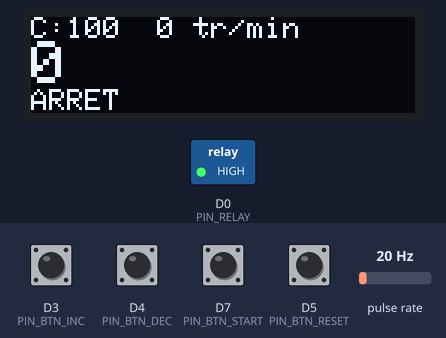
The program below on a simulated ESP8266 (NodeMCU). Parts: 128×32 one-colour display, switched loads named in the program (green lamp = pin HIGH). Wiring (inferred from the names in the program): pulse sensor: data D6. Inputs (shaded band) come from the test bench; at power-on: D3 (PIN_BTN_INC), D4 (PIN_BTN_DEC), D5 (PIN_BTN_RESET), D7 (PIN_BTN_START) HIGH, pulse rate 20 Hz. EEPROM starts erased; what the program prints to the serial monitor is not drawn.

Above: at 2.0 s.
2.1 s: D7 (PIN_BTN_START) pulled LOW for 0.15 s
At 2.21 s:
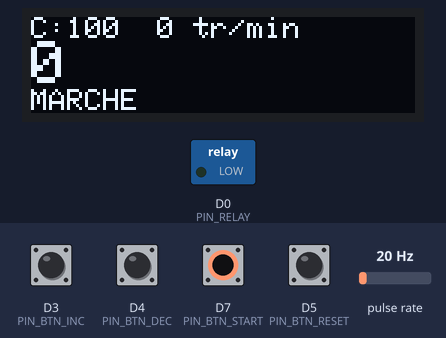
2.8 s: pulse rate (sensor on D6) set to 100 Hz
At 5.5 s:
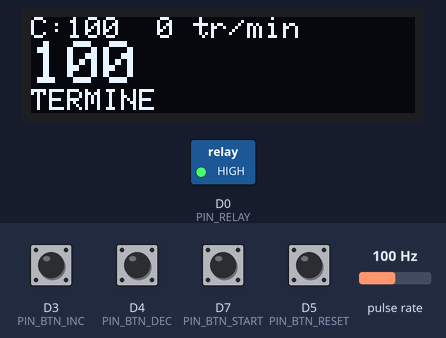
5.8 s: D5 (PIN_BTN_RESET) pulled LOW for 0.15 s
At 6.9 s:
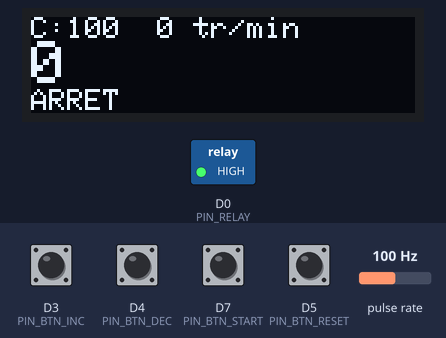
7.4 s: D3 (PIN_BTN_INC) pulled LOW for 1 s
At 7.66 s:
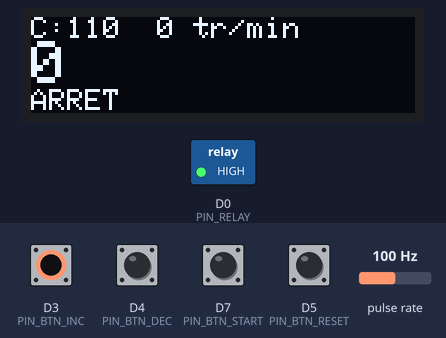
9.9 s: D3 (PIN_BTN_INC) pulled LOW for 0.15 s
At 10.7 s:
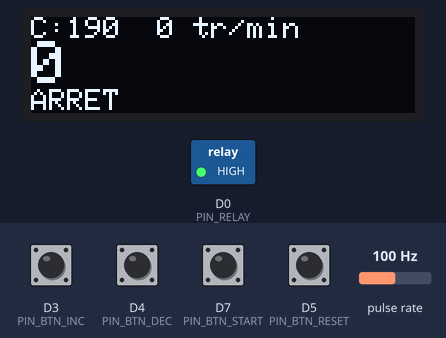
11.5 s: D7 (PIN_BTN_START) pulled LOW for 1 s
At 11.71 s:
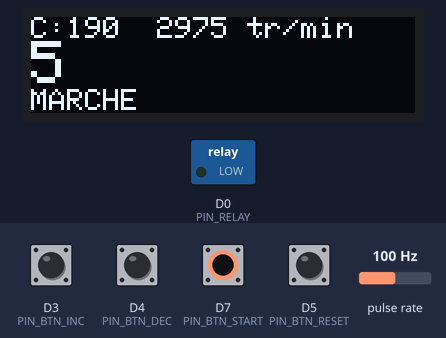
Timing chart, 0 to 14.1 s (numbered marks = the images above; inputs shaded):
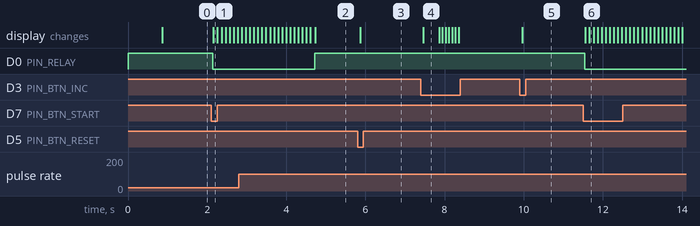

The program:

main.cpp
```cpp
/* ============================================================
 *  Compte-tours moteur 220 V  —  NodeMCU v2 (ESP8266)
 * ============================================================
 *  Fonctions :
 *    - Compte les tours du moteur via un capteur optique FC-33
 *      (1 encoche = 1 impulsion = 1 tour).
 *    - Affiche les tours comptés, la consigne, la vitesse (tr/min)
 *      et l'état sur un écran OLED SSD1306 en I2C.
 *    - 4 boutons : "+", "−", "RAZ", "START/STOP".
 *    - Arrête automatiquement le moteur (relais) quand la
 *      consigne de tours est atteinte.
 *
 *  ⚠️  SÉCURITÉ : ce montage pilote du 220 V. Voir README.md.
 *
 *  Câblage : voir docs/wiring.md
 *  Réglages : voir include/config.h
 * ============================================================ */

#include <Arduino.h>
#include <Wire.h>
#include <Adafruit_GFX.h>
#include <Adafruit_SSD1306.h>
#include <EEPROM.h>

#include "config.h"

/* ============================================================
 *  Écran OLED
 * ============================================================ */
Adafruit_SSD1306 display(OLED_WIDTH, OLED_HEIGHT, &Wire, -1);

/* ============================================================
 *  Variables partagées avec l'interruption
 *  (déclarées "volatile" car modifiées dans l'ISR)
 * ============================================================ */
volatile uint32_t gPulseCount      = 0;   // impulsions depuis le dernier START
volatile uint32_t gLastPulseUs     = 0;   // micros() de la dernière impulsion
volatile uint32_t gPulseIntervalUs = 0;   // durée entre 2 impulsions
volatile bool     gRunning         = false;

/* ============================================================
 *  État applicatif
 * ============================================================ */
static uint32_t gTarget     = TARGET_DEFAULT;  // consigne en tours
static bool     gDone       = false;           // consigne atteinte
static uint32_t gRpm        = 0;               // vitesse affichée
static uint32_t gLastDrawMs = 0;
static bool     gForceDraw  = true;

// --- Sauvegarde de la consigne en EEPROM ---
static bool     gTargetDirty        = false;
static uint32_t gLastTargetChangeMs = 0;

#define EEPROM_SIZE        16
#define EEPROM_ADDR_MAGIC  0
#define EEPROM_ADDR_TARGET 2
#define EEPROM_MAGIC_VALUE 0xBEEF

/* ============================================================
 *  Boutons (anti-rebond + répétition automatique)
 * ============================================================ */
struct Button {
  uint8_t  pin;
  bool     allowRepeat;   // répétition tant que le bouton est maintenu
  bool     stable;        // état logique stable (true = appuyé)
  bool     lastRead;
  uint32_t lastChangeMs;
  uint32_t nextRepeatMs;
};

static Button gBtnInc   = { PIN_BTN_INC,   true,  false, false, 0, 0 };
static Button gBtnDec   = { PIN_BTN_DEC,   true,  false, false, 0, 0 };
static Button gBtnReset = { PIN_BTN_RESET, false, false, false, 0, 0 };
static Button gBtnStart = { PIN_BTN_START, false, false, false, 0, 0 };

/* Renvoie true au front d'appui, puis se répète si allowRepeat. */
static bool buttonTick(Button &b) {
  const uint32_t now     = millis();
  const bool     reading = (digitalRead(b.pin) == LOW);   // pull-up → LOW = appuyé

  if (reading != b.lastRead) {
    b.lastRead     = reading;
    b.lastChangeMs = now;
  }

  if ((now - b.lastChangeMs) < BTN_DEBOUNCE_MS) {
    return false;                       // anti-rebond
  }

  if (reading != b.stable) {
    b.stable = reading;
    if (reading) {                      // front montant = appui
      b.nextRepeatMs = now + BTN_REPEAT_DELAY_MS;
      return true;
    }
    return false;                       // relâchement
  }

  if (reading && b.allowRepeat && now >= b.nextRepeatMs) {
    b.nextRepeatMs = now + BTN_REPEAT_PERIOD_MS;
    return true;
  }
  return false;
}

/* ============================================================
 *  Commande du relais
 * ============================================================ */
static inline void relayWrite(bool on) {
#if RELAY_ACTIVE_LOW
  digitalWrite(PIN_RELAY, on ? LOW : HIGH);
#else
  digitalWrite(PIN_RELAY, on ? HIGH : LOW);
#endif
}

/* ============================================================
 *  Interruption : une impulsion du capteur optique
 *  → doit être ultra-rapide et résider en RAM (ICACHE_RAM_ATTR)
 * ============================================================ */
void ICACHE_RAM_ATTR onPulse() {
  if (!gRunning) {
    return;                             // on ne compte que moteur en marche
  }

  const uint32_t now   = micros();
  const uint32_t delta = now - gLastPulseUs;

  // Anti-rebond : on ignore les impulsions trop rapprochées (bruit du
  // comparateur du capteur optique sur les fronts).
  if (delta < PULSE_MIN_INTERVAL_US) {
    return;
  }

  gPulseIntervalUs = delta;
  gLastPulseUs     = now;
  gPulseCount++;
}

/* ============================================================
 *  Machine d'état moteur
 * ============================================================ */
static void startMotor() {
  gPulseCount      = 0;
  gDone            = false;
  gPulseIntervalUs = 0;
  gLastPulseUs     = micros();
  gRunning         = true;              // AVANT le relais, pour ne rien manquer
  relayWrite(true);
  gForceDraw = true;
  Serial.println(F("[MOTEUR] MARCHE"));
}

static void stopMotor() {
  relayWrite(false);                    // relais au repos = moteur arrêté
  gRunning   = false;
  gRpm       = 0;
  gForceDraw = true;
  Serial.println(F("[MOTEUR] ARRÊT"));
}

static void finishRun() {
  stopMotor();
  gDone = true;
  gForceDraw = true;
  Serial.print(F("[FIN] Consigne atteinte : "));
  Serial.print(gPulseCount / PULSES_PER_TURN);
  Serial.println(F(" tours"));
}

/* ============================================================
 *  Affichage
 * ============================================================ */
static void drawScreen() {
  display.clearDisplay();
  display.setTextColor(SSD1306_WHITE);

  // --- Titre ---
#if OLED_HEIGHT >= 64
  // ================= Disposition 128x64 =================
  display.setTextSize(1);
  display.setCursor(0, 0);
  display.print(F("COMPTEUR DE TOURS"));

  // --- Compteur courant (grand) ---
  display.setTextSize(2);
  display.setCursor(0, 12);
  display.print(gPulseCount / PULSES_PER_TURN);

  // --- Consigne ---
  display.setTextSize(1);
  display.setCursor(0, 32);
  display.print(F("Consigne : "));
  display.print(gTarget);

  // --- Vitesse ---
  display.setCursor(0, 42);
  display.print(F("Vitesse : "));
  display.print(gRpm);

  // --- État ---
  display.setCursor(0, 54);
  display.print(F("Etat : "));
  if (gRunning)        display.print(F("MARCHE"));
  else if (gDone)      display.print(F("TERMINE"));
  else                 display.print(F("ARRET"));
#else
  // ================= Disposition 128x32 =================
  // Ligne 1 : consigne + vitesse
  display.setTextSize(1);
  display.setCursor(0, 0);
  display.print(F("C:"));
  display.print(gTarget);
  display.print(F("  "));
  display.print(gRpm);
  display.print(F(" tr/min"));

  // Ligne 2 : compteur courant (grand)
  display.setTextSize(2);
  display.setCursor(0, 8);
  display.print(gPulseCount / PULSES_PER_TURN);

  // Ligne 3 : état
  display.setTextSize(1);
  display.setCursor(0, 24);
  if (gRunning)        display.print(F("MARCHE"));
  else if (gDone)      display.print(F("TERMINE"));
  else                 display.print(F("ARRET"));
#endif

  display.display();
}

/* ============================================================
 *  EEPROM : sauvegarde / restauration de la consigne
 * ============================================================ */
static void loadTarget() {
  EEPROM.begin(EEPROM_SIZE);

  uint16_t magic = 0;
  EEPROM.get(EEPROM_ADDR_MAGIC, magic);
  if (magic != EEPROM_MAGIC_VALUE) {
    Serial.println(F("[EEPROM] Pas de consigne sauvegardee."));
    return;
  }

  uint16_t saved = 0;
  EEPROM.get(EEPROM_ADDR_TARGET, saved);
  if (saved >= TARGET_MIN && saved <= TARGET_MAX) {
    gTarget = saved;
    Serial.print(F("[EEPROM] Consigne restauree : "));
    Serial.println(gTarget);
  }
}

static void saveTarget() {
  uint16_t magic = EEPROM_MAGIC_VALUE;
  EEPROM.put(EEPROM_ADDR_MAGIC, magic);
  EEPROM.put(EEPROM_ADDR_TARGET, (uint16_t)gTarget);
  if (EEPROM.commit()) {
    Serial.print(F("[EEPROM] Consigne sauvegardee : "));
    Serial.println(gTarget);
  } else {
    Serial.println(F("[EEPROM] ERREUR de sauvegarde."));
  }
}

/* ============================================================
 *  SETUP
 * ============================================================ */
void setup() {
  Serial.begin(115200);
  Serial.println(F("\n=============================="));
  Serial.println(F("  Compte-tours moteur 220 V"));
  Serial.println(F("=============================="));

  // ---- Consigne sauvegardée en EEPROM ----
  loadTarget();

  // ---- Relais : forcer l'état ARRÊT dès le démarrage ----
  pinMode(PIN_RELAY, OUTPUT);
  relayWrite(false);

  // ---- Boutons : pull-up interne, appui = GND ----
  pinMode(PIN_BTN_INC,   INPUT_PULLUP);
  pinMode(PIN_BTN_DEC,   INPUT_PULLUP);
  pinMode(PIN_BTN_RESET, INPUT_PULLUP);
  pinMode(PIN_BTN_START, INPUT_PULLUP);

  // ---- Capteur optique : entrée avec interruption ----
  // INPUT_PULLUP : indispensable si la sortie du FC-33 est à
  // collecteur ouvert (LM393). Front DESCENDANT = 1 impulsion/tour.
  pinMode(PIN_SENSOR, INPUT_PULLUP);
  attachInterrupt(digitalPinToInterrupt(PIN_SENSOR), onPulse, FALLING);

  // ---- Écran OLED ----
  Wire.begin(PIN_OLED_SDA, PIN_OLED_SCL);
  if (!display.begin(SSD1306_SWITCHCAPVCC, OLED_ADDR)) {
    Serial.println(F("[ERREUR] Ecran OLED introuvable."));
    Serial.println(F("         Verifiez le cablage I2C et l'adresse (0x3C / 0x3D)."));
  } else {
    display.clearDisplay();
    display.setTextColor(SSD1306_WHITE);
    display.setTextSize(1);
    display.setCursor(0, 0);
    display.println(F("Compte-tours pret"));
    display.display();
  }

  delay(800);
  gForceDraw = true;
}

/* ============================================================
 *  LOOP
 * ============================================================ */
void loop() {
  const uint32_t nowMs = millis();

  /* ---------- Boutons ---------- */
  if (buttonTick(gBtnInc)) {
    if (gTarget < TARGET_MAX) {
      gTarget += TARGET_STEP;
      if (gTarget > TARGET_MAX) gTarget = TARGET_MAX;
      gTargetDirty        = true;
      gLastTargetChangeMs = nowMs;
      gForceDraw          = true;
    }
  }

  if (buttonTick(gBtnDec)) {
    if (gTarget > TARGET_MIN) {
      if (gTarget > TARGET_MIN + TARGET_STEP) {
        gTarget -= TARGET_STEP;
      } else {
        gTarget = TARGET_MIN;
      }
      gTargetDirty        = true;
      gLastTargetChangeMs = nowMs;
      gForceDraw          = true;
    }
  }

  if (buttonTick(gBtnReset)) {
    stopMotor();
    gPulseCount = 0;
    gDone       = false;
    gRpm        = 0;
    gForceDraw  = true;
    Serial.println(F("[CMD] RAZ compteur"));
  }

  if (buttonTick(gBtnStart)) {
    if (gRunning) {
      stopMotor();                      // appui = STOP manuel
      Serial.println(F("[CMD] STOP manuel"));
    } else {
      if (gTargetDirty) {               // on fige la consigne avant de démarrer
        saveTarget();
        gTargetDirty = false;
      }
      startMotor();                     // appui = START
      Serial.print(F("[CMD] START vers "));
      Serial.print(gTarget);
      Serial.println(F(" tours"));
    }
  }

  /* ---------- Sauvegarde de la consigne après inactivité ---------- */
  if (gTargetDirty && (nowMs - gLastTargetChangeMs >= EEPROM_SAVE_DELAY_MS)) {
    saveTarget();
    gTargetDirty = false;
  }

  /* ---------- Fin de course : consigne atteinte ---------- */
  if (gRunning && (gPulseCount / PULSES_PER_TURN) >= gTarget) {
    finishRun();
  }

  /* ---------- Calcul de la vitesse (tr/min) ---------- */
  const uint32_t nowUs    = micros();
  const uint32_t interval = gPulseIntervalUs;

  if (gRunning && interval > 0 && (nowUs - gLastPulseUs) < RPM_TIMEOUT_US) {
    uint32_t rpm = 60000000UL / interval / PULSES_PER_TURN;
    if (rpm > 60000UL) {
      rpm = 60000UL;                    // garde-fou (parasites)
    }
    gRpm = (gRpm * 3 + rpm) / 4;        // lissage (moyenne glissante)
  } else {
    gRpm = 0;
  }

  /* ---------- Debug série (1 fois/s pendant la marche) ---------- */
  static uint32_t lastDbgMs = 0;
  if (gRunning && (nowMs - lastDbgMs >= 1000)) {
    lastDbgMs = nowMs;
    Serial.print(F("[DBG] pulses="));
    Serial.print(gPulseCount);
    Serial.print(F("  tours="));
    Serial.print(gPulseCount / PULSES_PER_TURN);
    Serial.print(F("  interval_us="));
    Serial.println(gPulseIntervalUs);
  }

  /* ---------- Rafraîchissement de l'écran ---------- */
  if (gForceDraw || (nowMs - gLastDrawMs) >= DISPLAY_PERIOD_MS) {
    drawScreen();
    gLastDrawMs = nowMs;
    gForceDraw  = false;
  }

  delay(5);
}
```

config.h
```cpp
/* ============================================================
 *  config.h — Configuration matérielle et paramètres métier
 *  Projet : Compte-tours moteur 220 V (NodeMCU v2 / ESP8266)
 * ============================================================
 *  C'est LE fichier à modifier si vous changez le câblage
 *  ou les paramètres (consigne par défaut, sens du relais...).
 * ============================================================ */

#pragma once

/* ------------------------------------------------------------
 *  1. AFFECTATION DES BROCHES  (étiquettes NodeMCU → GPIO)
 * ------------------------------------------------------------
 *  | Étiquette | GPIO  | Utilisation ici                        |
 *  |-----------|-------|----------------------------------------|
 *  | D0        | 16    | Relais (sortie)                        |
 *  | D1        | 5     | OLED SCL (I2C)                         |
 *  | D2        | 4     | OLED SDA (I2C)                         |
 *  | D3        | 0     | Bouton +   (⚠ pin de boot)             |
 *  | D4        | 2     | Bouton −   (⚠ pin de boot)             |
 *  | D5        | 14    | Bouton RAZ                             |
 *  | D6        | 12    | Capteur optique (ENTRÉE D'INTERRUPTION)|
 *  | D7        | 13    | Bouton START                           |
 *  | D8        | 15    | ⚠ NON UTILISÉ (doit rester LOW au boot)|
 * ------------------------------------------------------------ */

#define PIN_OLED_SCL   D1   // GPIO5
#define PIN_OLED_SDA   D2   // GPIO4
#define PIN_SENSOR     D6   // GPIO12 — entrée d'interruption
#define PIN_RELAY      D0   // GPIO16 — sortie commande relais

#define PIN_BTN_INC    D3   // GPIO0  — bouton "+"
#define PIN_BTN_DEC    D4   // GPIO2  — bouton "−"
#define PIN_BTN_RESET  D5   // GPIO14 — bouton "RAZ"
#define PIN_BTN_START  D7   // GPIO13 — bouton "START/STOP" (⚠ 4e bouton à câbler)

/* ------------------------------------------------------------
 *  2. RELAIS
 * ------------------------------------------------------------
 *  1 = module actif à l'état BAS  (IN = LOW  → relais collé)
 *  0 = module actif à l'état HAUT (IN = HIGH → relais collé)
 *  La plupart des modules bleus "SRD-5VDC-SL-C" sont ACTIFS BAS.
 *  ➜ À VÉRIFIER avec votre module avant de brancher le moteur !
 * ------------------------------------------------------------ */
#define RELAY_ACTIVE_LOW   1

/* ------------------------------------------------------------
 *  3. ÉCRAN OLED (SSD1306, I2C)
 * ------------------------------------------------------------
 *  Module utilisé : 0,91" 128x32 (petit écran long et étroit).
 *  Si vous remontez un 0,96"/1,3" 128x64, passez OLED_HEIGHT à 64 :
 *  la disposition de l'écran s'adapte automatiquement (cf. main.cpp).
 * ------------------------------------------------------------ */
#define OLED_WIDTH   128
#define OLED_HEIGHT  32
#define OLED_ADDR    0x3C   // essayer 0x3D si l'écran n'est pas détecté

/* ------------------------------------------------------------
 *  4. PARAMÈTRES DU COMPTE-TOURS
 * ------------------------------------------------------------ */

// Nombre d'impulsions du capteur par tour moteur.
// Disque plein avec 1 encoche : le faisceau est interrompu puis rétabli
// à chaque tour, soit 2 fronts par tour (entrée + sortie de l'encoche).
#define PULSES_PER_TURN   2

// Anti-rebond du capteur optique : ignore les impulsions plus rapprochées
// que cette durée (filtre les rebonds du comparateur et le bruit).
// 5000 µs = 5 ms  ->  jusqu'à 200 impulsions/s (12 000 tr/min avec 1 encoche).
#define PULSE_MIN_INTERVAL_US  5000

// Bornes et valeur par défaut de la consigne (en tours)
#define TARGET_MIN        1
#define TARGET_MAX        9999
#define TARGET_DEFAULT    100

// Pas d'incrémentation / décrémentation de la consigne
#define TARGET_STEP       10

// Durée d'inactivité avant sauvegarde de la consigne en EEPROM (ms)
#define EEPROM_SAVE_DELAY_MS  1500

// Anti-rebond des boutons (ms)
#define BTN_DEBOUNCE_MS   40

// Répétition automatique quand on maintient "+" ou "−"
#define BTN_REPEAT_DELAY_MS   400   // délai avant le 1er rappel
#define BTN_REPEAT_PERIOD_MS   80   // période des rappels

// Si aucune impulsion n'arrive pendant ce délai, la vitesse est
// affichée à 0 (3 s ⇒ détecte les moteurs jusqu'à ~20 tr/min)
#define RPM_TIMEOUT_US    3000000UL

// Période de rafraîchissement de l'écran (ms)
#define DISPLAY_PERIOD_MS 100
```

Measured:
- after the input at 2.1 s, D0 (PIN_RELAY): HIGH → LOW at once; the display: changes after 0.06 s (image 1)
- after the input at 2.8 s, D0 (PIN_RELAY): LOW → HIGH after 1.9 s
- after the input at 5.8 s, the display: changes after 0.07 s (image 3)
- after the input at 7.4 s, the display: changes after 0.06 s (image 4)
- after the input at 9.9 s, the display: changes after 0.06 s (image 5)
- after the input at 11.5 s, D0 (PIN_RELAY): HIGH → LOW at once; the display: first changes after 0.06 s (image 6 shows a later state)
- what the display in image 4 shows lasts 0.4 s, from 7.5 s to 7.9 s
